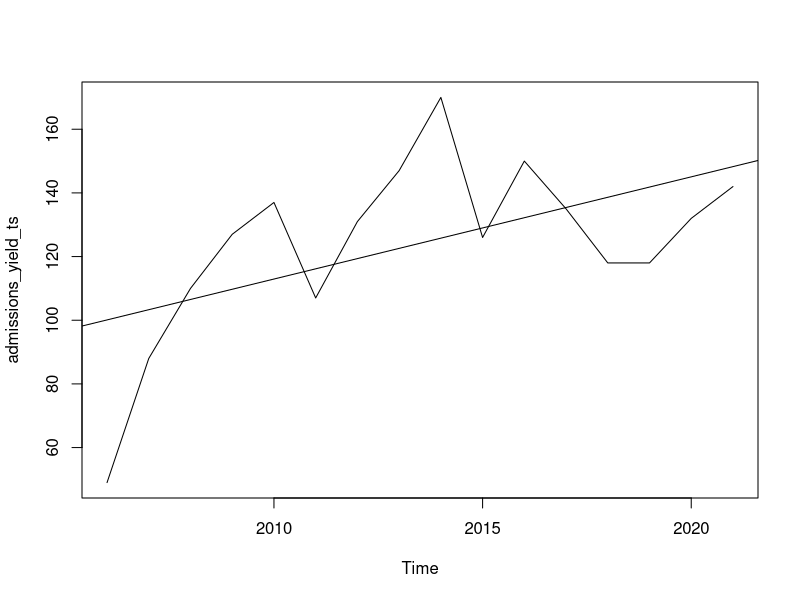
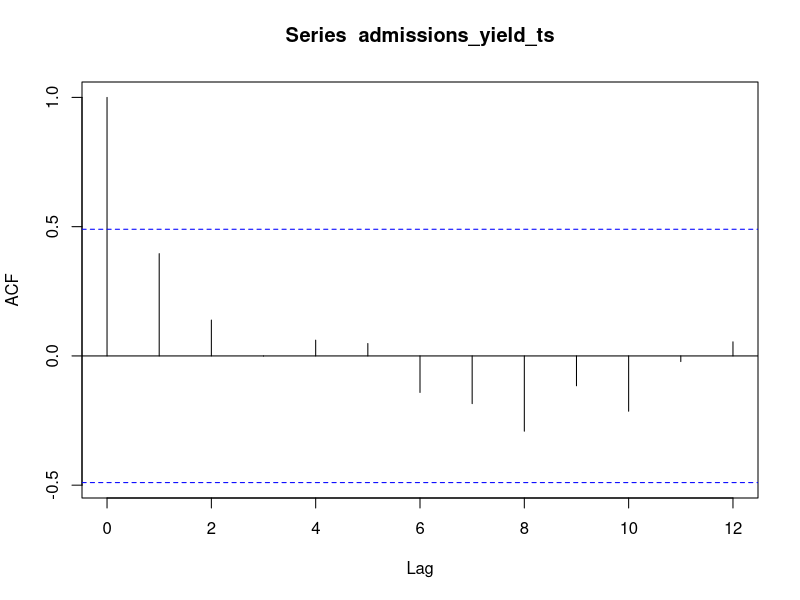
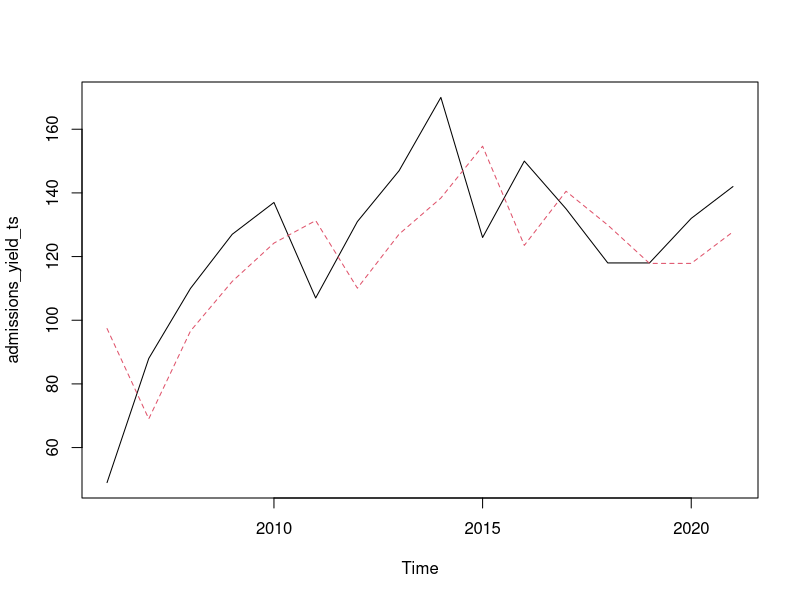
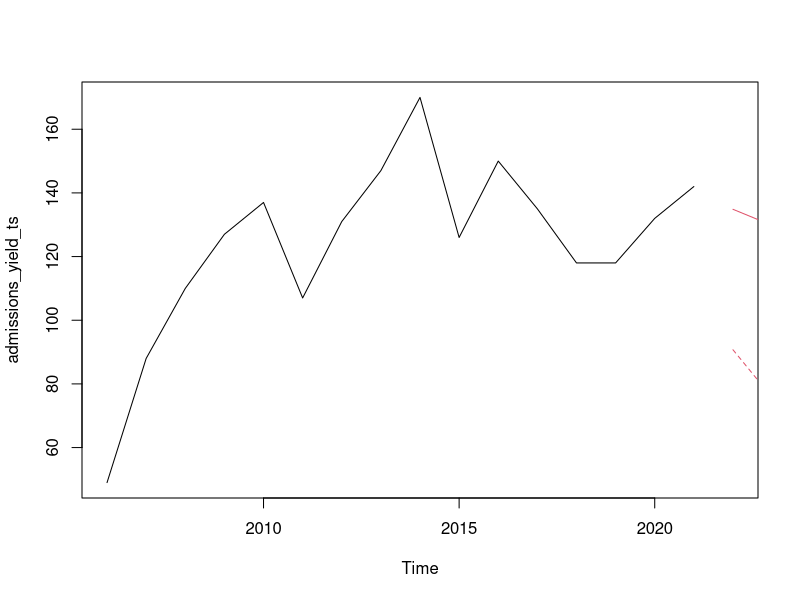
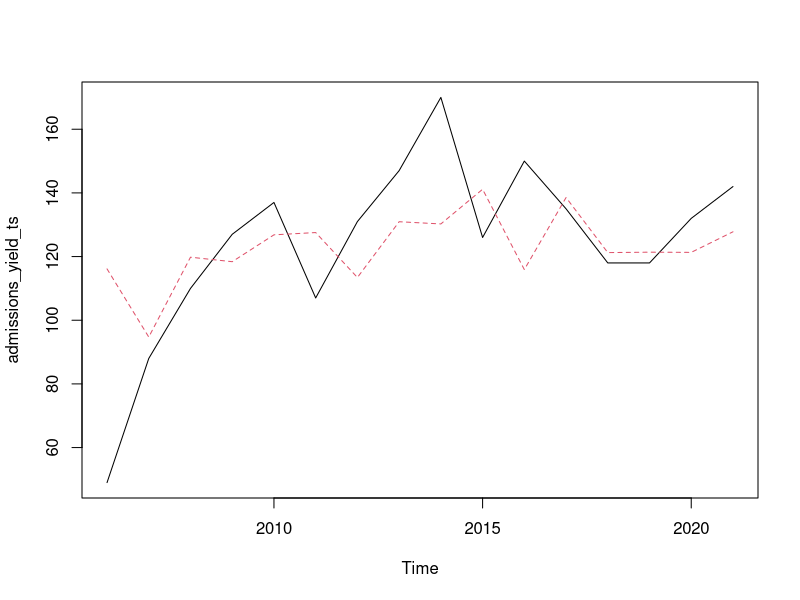
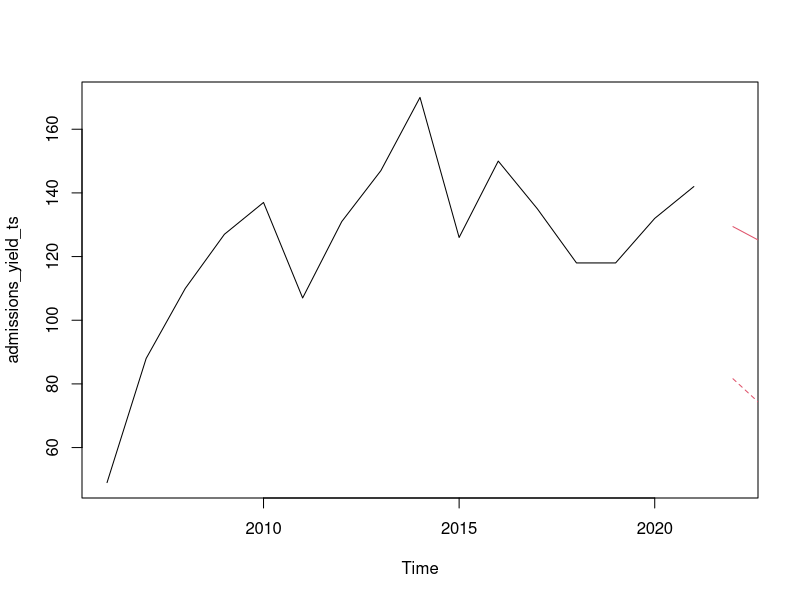

The R source for these figures, in order:
## ---- chunk 1
library(ggplot2)
## ---- chunk 2
admissions <- read.csv("yield-rate-data.csv")
admissions
## ---- chunk 3
admissions_ts <- ts(admissions[,-1], start=c(2006), end=c(2021),frequency=1)
admissions_ts
## ---- chunk 4
admissions_yield_ts <- ts(admissions[,5], start=c(2006), end=c(2021),frequency=1)
admissions_yield_ts
## ---- chunk 5
is.ts(admissions_ts)
## ---- chunk 6
summary(admissions_ts)
## ---- chunk 7

ts.plot(admissions_yield_ts)
abline(reg=lm(admissions_yield_ts~time(admissions_yield_ts)))

## ---- chunk 8
acf(admissions_yield_ts)
## ---- chunk 9
AR <- arima(admissions_yield_ts, order = c(1,0,0))
print(AR)
## ---- chunk 10
ts.plot(admissions_yield_ts)
AR_fit <- admissions_yield_ts - residuals(AR)
points(AR_fit, type = "l", col = 2, lty = 2)
## ---- chunk 11
#Using predict() to make a 1-step forecast
#predict_AR <- predict(AR)

#Obtaining the 1-step forecast using $pred[1]
#Alternatively Using predict to make 1-step through 10-step forecasts
predict(AR, n.ahead = 10)
## ---- chunk 12
#plotting the series plus the forecast and 95% prediction intervals
ts.plot(admissions_yield_ts, xlim = c(2006, 2022))
AR_forecast <- predict(AR, n.ahead = 10)$pred
AR_forecast_se <- predict(AR, n.ahead = 10)$se
points(AR_forecast, type = "l", col = 2)
points(AR_forecast - 2*AR_forecast_se, type = "l", col = 2, lty = 2)
points(AR_forecast + 2*AR_forecast_se, type = "l", col = 2, lty = 2)
## ---- chunk 13
#Fitting the MA model to admissions_total_yield
MA <- arima(admissions_yield_ts, order = c(0,0,1))
print(MA)
## ---- chunk 14
#plotting the series along with the MA fitted values
ts.plot(admissions_yield_ts)
MA_fit <- admissions_yield_ts - resid(MA)
points(MA_fit, type = "l", col = 2, lty = 2)
## ---- chunk 15
#Making a 1-step forecast based on MA
predict_MA <- predict(MA)

#Obtaining the 1-step forecast using $pred[1]
predict_MA$pred[1]
## ---- chunk 16
#Alternately Making a 1-step through 10-step forecast based on MA
predict(MA,n.ahead=10)
## ---- chunk 17
#Plotting the AIrPAssenger series plus the forecast and 95% prediction intervals
ts.plot(admissions_yield_ts, xlim = c(2006, 2022))
MA_forecasts <- predict(MA, n.ahead = 10)$pred
MA_forecast_se <- predict(MA, n.ahead = 10)$se
points(MA_forecasts, type = "l", col = 2)
points(MA_forecasts - 2*MA_forecast_se, type = "l", col = 2, lty = 2)
points(MA_forecasts + 2*MA_forecast_se, type = "l", col = 2, lty = 2)
## ---- chunk 18
# Find correlation between AR_fit and MA_fit
cor(AR_fit, MA_fit)
## ---- chunk 19
# Find AIC of AR
AIC(AR)
## ---- chunk 20
# Find AIC of MA
AIC(MA)
## ---- chunk 21
# Find BIC of AR
BIC(AR)
## ---- chunk 22
# Find BIC of MA
BIC(MA)
